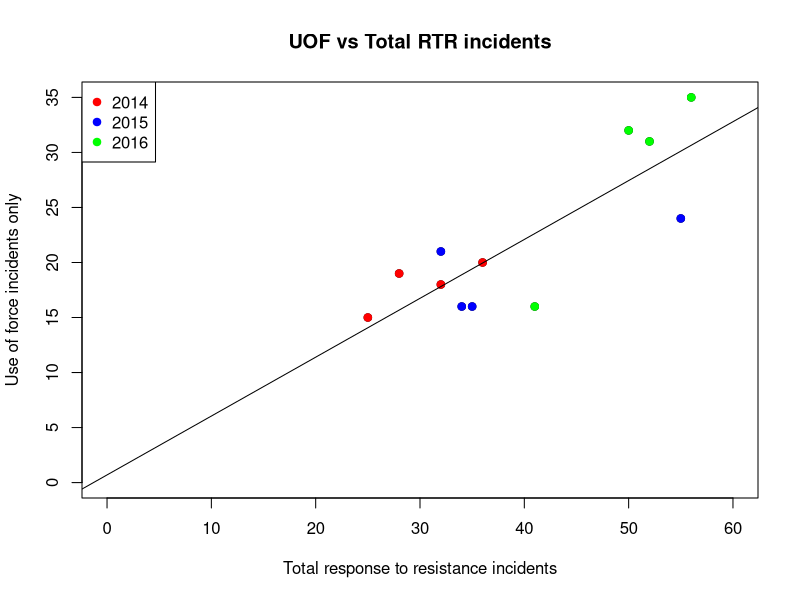
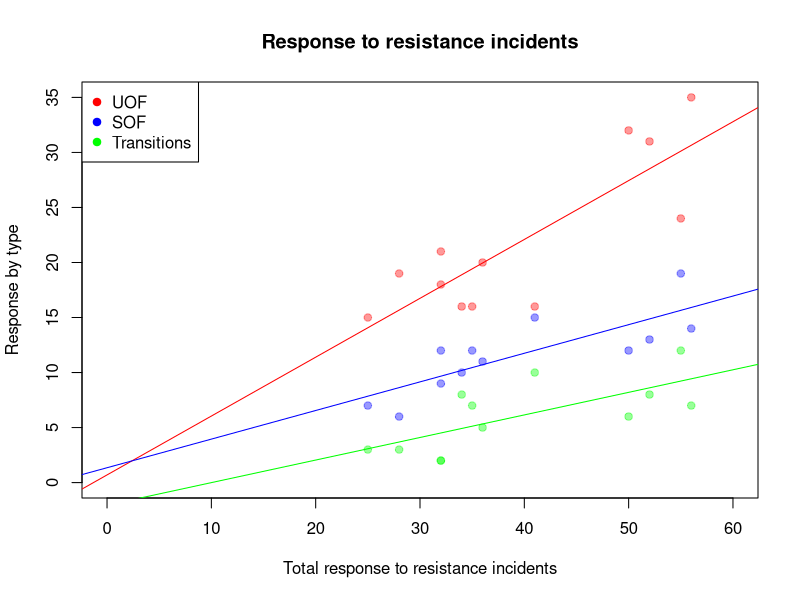

The R source for these figures, in order:
# The code in this file is described 
# in the pdf and html files of the same name

library(readr)
df <- read_csv("dfCrime.csv")

summary(df)

# create basic plot
plot(df$Total_RTR, df$UOF_only, 
     xlim=c(0, 60), ylim=c(0, 35),
     main = "UOF vs Total RTR incidents", 
     xlab="Total response to resistance incidents", 
     ylab="Use of force incidents only")

# Select data out of total for each year
y2014 <- subset(df, year==2014)
y2015 <- subset(df, year==2015)
y2016 <- subset(df, year==2016)
# Add those to plot
points(y2014$Total_RTR,y2014$UOF_only,col="red",pch=19)
points(y2015$Total_RTR,y2015$UOF_only,col="blue",pch=19)
points(y2016$Total_RTR,y2016$UOF_only,col="green",pch=19)

# Add a legend
legend("topleft", 
       pch = c(19,19,19), 
       col = c("red","blue","green"), 
       legend = c("2014", "2015", "2016"))

# Add the regression line
abline(lm(df$UOF_only~df$Total_RTR))

#--------------
# Plot all three categories, using color
# clear the plot window
dev.off()

# generate the first plot
plot(df$Total_RTR, df$UOF_only, 
     main = "Response to resistance incidents", 
     xlab="Total response to resistance incidents", 
     ylab="Response by type",
     xlim=c(0,60), ylim=c(0,35),
     col=adjustcolor("red", alpha=0.4),
     pch=19)
# Add the other two sets of points
points(df$Total_RTR,df$SOF_only,
       col=adjustcolor("blue", alpha=0.4),
       pch=19)
points(df$Total_RTR,df$Transitions,
       col=adjustcolor("green", alpha=0.4),
       pch=19)
# add the legend
legend("topleft", 
       pch = c(19,19,19), 
       col = c("red","blue","green"), 
       legend = c("UOF", "SOF", "Transitions"))
# Add the regression lines, but color them (par) to match
abline(lm(df$UOF_only~df$Total_RTR, par(col="red")))
abline(lm(df$SOF_only~df$Total_RTR, par(col="blue")))
abline(lm(df$Transitions~df$Total_RTR, par(col="green")))

